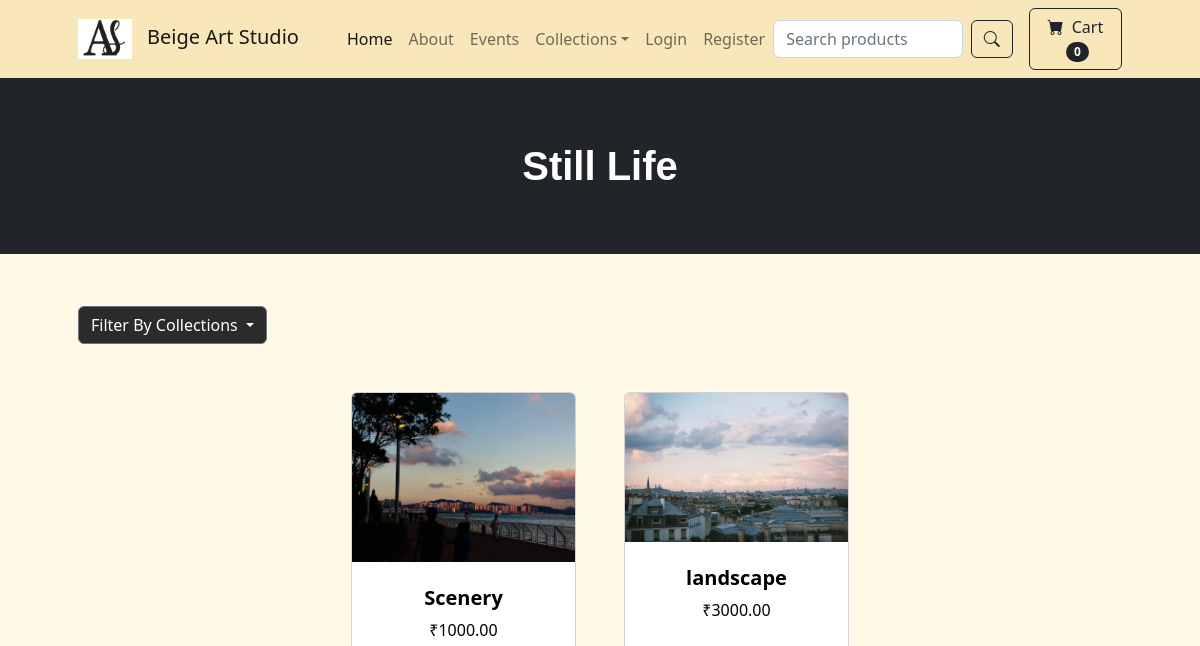
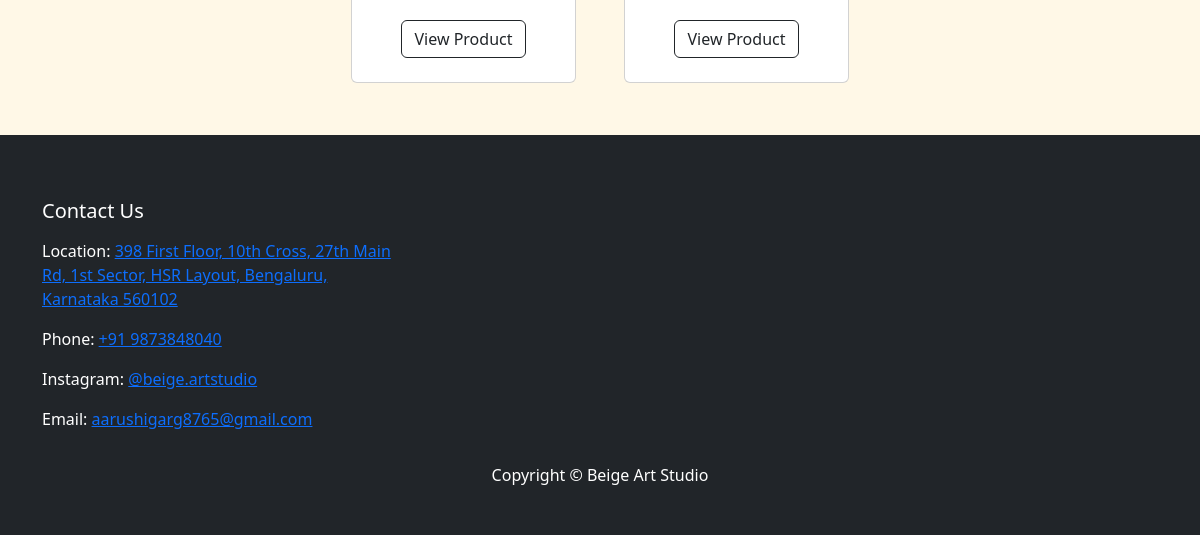
The app's page /category/Still Life/, older data (2 pictures, top to bottom).
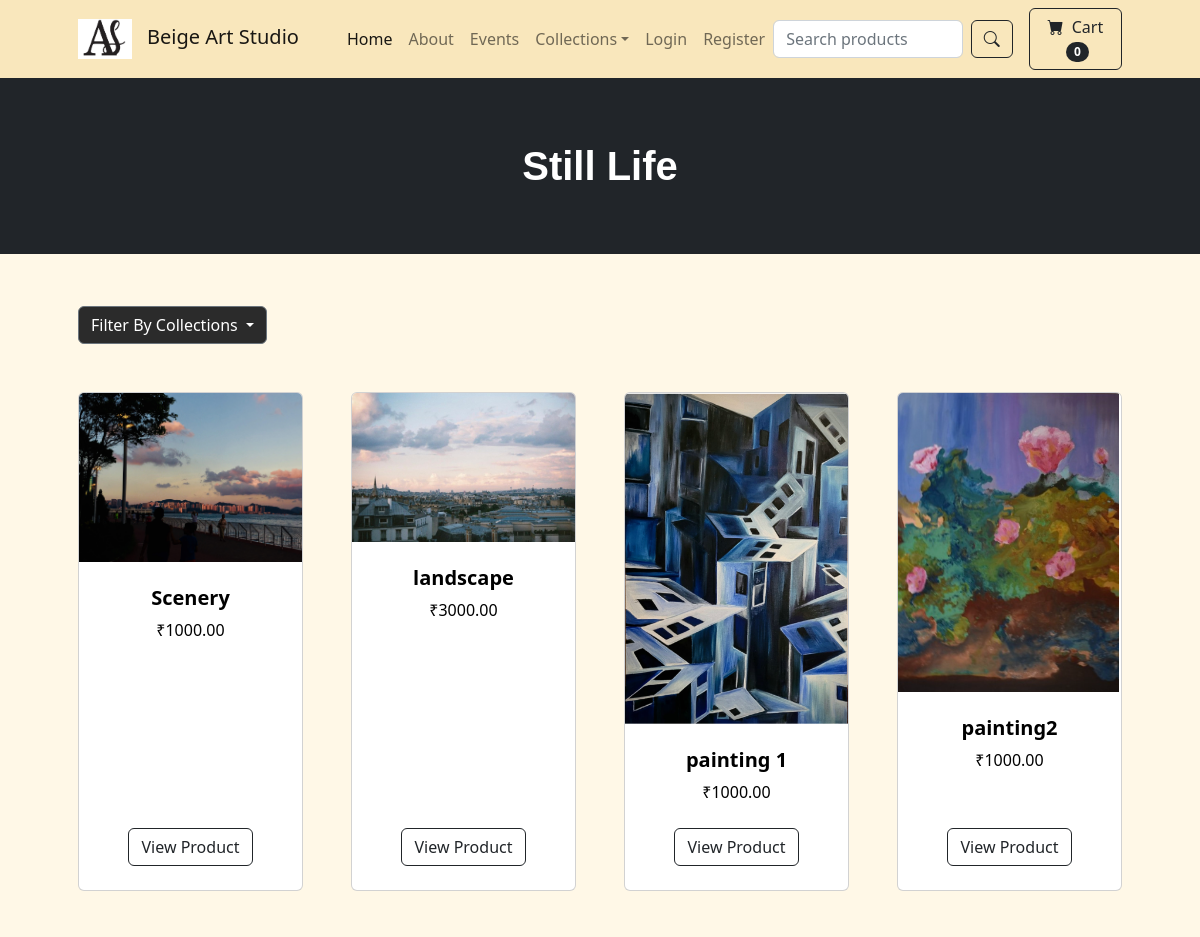
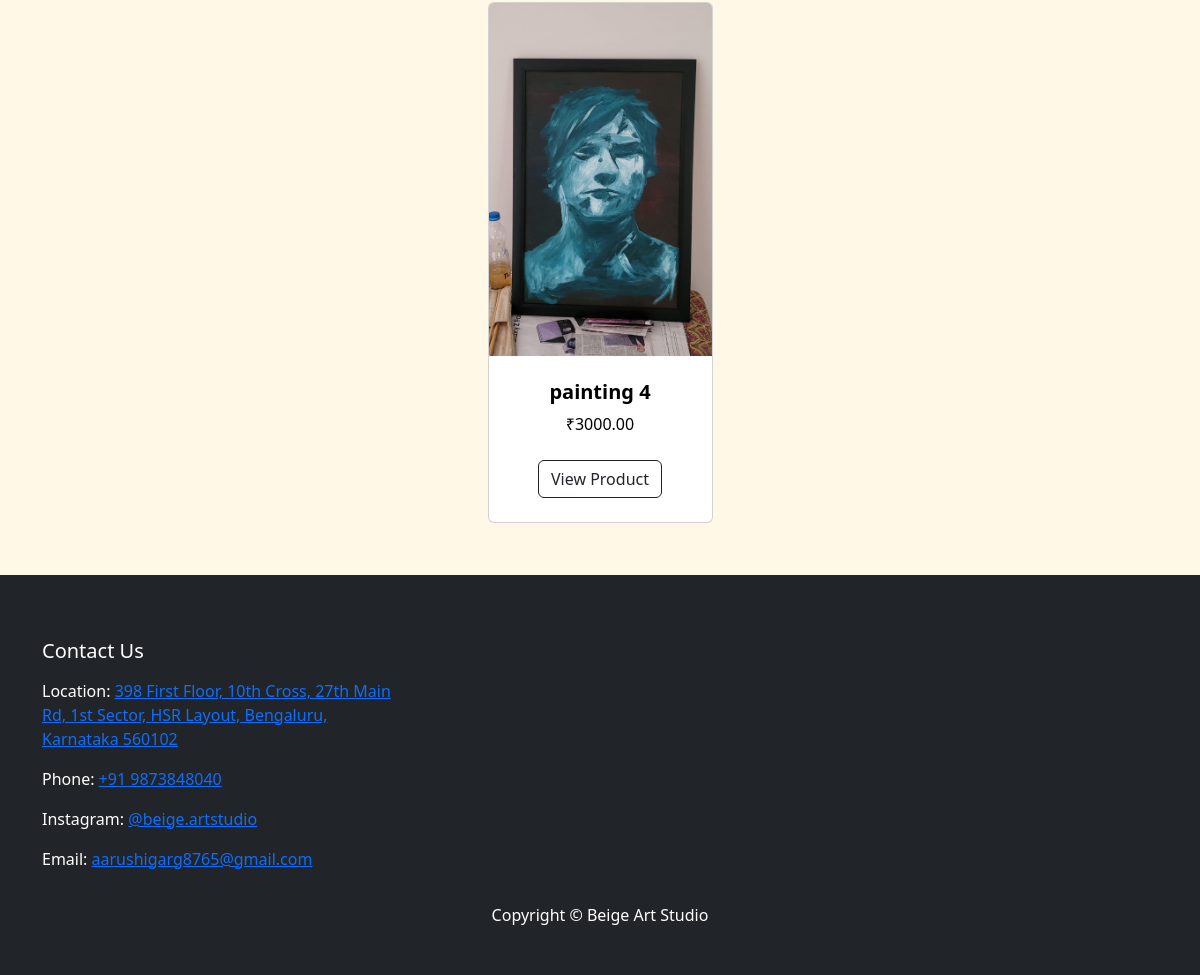
The same page, newer data (2 pictures, top to bottom).
### store/models.py (models this page shows, shortened)
class Product(models.Model):
    name = models.CharField(max_length=100)
    price = models.DecimalField(default=0, decimal_places=2, max_digits=6)
    category = models.ForeignKey(Category, on_delete=models.CASCADE, default=1)
    description = models.CharField(max_length=250, default='', blank=True, null=True)
    image = models.ImageField(upload_to='uploads/product/')
    is_sale = models.BooleanField(default=False)
    sale_price = models.DecimalField(default=0, decimal_places=2, max_digits=6)

### store/views.py (the view)
# urls.py: path('category/<str:foo>/', views.category, name='category'),
def category(request, foo):
    foo = foo.replace('-', ' ')
    try:
        categories = Category.objects.all()
        category = Category.objects.get(name=foo)
        products = Product.objects.filter(category=category)
        return render(request, 'category.html', {'products':products, 'category':category, "categories":categories})
    except:
        messages.success(request, ("That Category Doesn't Exist"))
        return redirect('home')

### cart/cart.py (called while the page is built)
    def __len__(self):
        return len(self.cart)

### cart/context_processors.py (called while the page is built)
def cart(request):
    return {'cart': Cart(request)}

### store/models.py (called while the page is built)
    def __str__(self):
        return self.name

### store/templates/category.html (shortened to what this page needs)
{% extends 'base.html' %}
{% block content %}
        <header class="bg-dark py-3">
            <div class="container px-1 px-lg-2 my-5">
                <div class="text-center text-white">
                    <h1 class="display-5 fw-bold" style="font-size: 2.5rem; font-family: Arial, sans-serif;">{{ category }}</h1>
                </div>
            </div>
        </header>
        <section class="py-1">
            <div class="container px-4 px-lg-5 mt-5">
                <div class="dropdown">
                    <button class="btn btn-secondary dropdown-toggle" type="button" data-bs-toggle="dropdown" aria-expanded="false" style="background-color: #2b2b2b;">
                        Filter By Collections
                    </button>
                </div>
            </div>
            <div class="container px-4 px-lg-5 mt-5">
                <div class="row gx-4 gx-lg-5 row-cols-2 row-cols-md-3 row-cols-xl-4 justify-content-center">
                {% for product in products %}
                <div class="col mb-5">
                        <div class="card h-100">
                            <img class="card-img-top" src="{{ product.image.url }}" alt="..." />
                            <div class="card-body p-4">
                                <div class="text-center">
                                    <h5 class="fw-bolder">{{ product.name }}</h5>
                                    ₹{{ product.price }}
                                </div>
                            </div>
                            <div class="card-footer p-4 pt-0 border-top-0 bg-transparent">
    <div class="text-center"><a class="btn btn-outline-dark mt-auto" href="{% url 'product' product.id %}">View Product</a></div>
                            </div>
                        </div>
                    </div>
                    {% endfor %}
            </div>
        </section>
{% endblock %}

Row changes from the older to the newer data that the page shows:
added Product: image (picture), name "painting 1", price "1000.00"
added Product: image (picture), name "painting2", price "1000.00"
added Product: image (picture), name "painting 4", price "3000.00"
